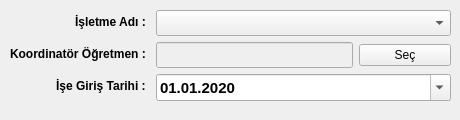
        <widget class="QWidget" name="tab_workplace">
         <attribute name="title">
          <string>İşletme</string>
         </attribute>
         <widget class="QWidget" name="formLayoutWidget_3">
          <property name="geometry">
           <rect>
            <x>10</x>
            <y>10</y>
            <width>441</width>
            <height>101</height>
           </rect>
          </property>
          <layout class="QFormLayout" name="formLayout_3">
           <property name="labelAlignment">
            <set>Qt::AlignRight|Qt::AlignTrailing|Qt::AlignVCenter</set>
           </property>
           <item row="0" column="0">
            <widget class="QLabel" name="label_12">
             <property name="font">
              <font>
               <weight>75</weight>
               <bold>true</bold>
              </font>
             </property>
             <property name="text">
              <string>İşletme Adı : </string>
             </property>
            </widget>
           </item>
           <item row="0" column="1">
            <widget class="QComboBox" name="cmb_workplace">
             <property name="font">
              <font>
               <pointsize>11</pointsize>
               <weight>75</weight>
               <bold>true</bold>
              </font>
             </property>
            </widget>
           </item>
           <item row="1" column="0">
            <widget class="QLabel" name="label_13">
             <property name="font">
              <font>
               <weight>75</weight>
               <bold>true</bold>
              </font>
             </property>
             <property name="text">
              <string>Koordinatör Öğretmen : </string>
             </property>
            </widget>
           </item>
           <item row="1" column="1">
            <layout class="QHBoxLayout" name="horizontalLayout_4" stretch="150,0">
             <item>
              <widget class="QLineEdit" name="le_coordinator">
               <property name="enabled">
                <bool>false</bool>
               </property>
               <property name="font">
                <font>
                 <pointsize>11</pointsize>
                 <weight>75</weight>
                 <bold>true</bold>
                </font>
               </property>
              </widget>
             </item>
             <item>
              <widget class="QPushButton" name="pushButton">
               <property name="minimumSize">
                <size>
                 <width>92</width>
                 <height>0</height>
                </size>
               </property>
               <property name="maximumSize">
                <size>
                 <width>50</width>
                 <height>16777215</height>
                </size>
               </property>
               <property name="text">
                <string>Seç</string>
               </property>
              </widget>
             </item>
            </layout>
           </item>
           <item row="2" column="0">
            <widget class="QLabel" name="label_14">
             <property name="font">
              <font>
               <weight>75</weight>
               <bold>true</bold>
              </font>
             </property>
             <property name="text">
              <string>İşe Giriş Tarihi : </string>
             </property>
            </widget>
           </item>
           <item row="2" column="1">
            <widget class="QDateEdit" name="date_starting_work">
             <property name="font">
              <font>
               <pointsize>11</pointsize>
               <weight>75</weight>
               <bold>true</bold>
              </font>
             </property>
             <property name="dateTime">
              <datetime>
               <hour>0</hour>
               <minute>0</minute>
               <second>0</second>
               <year>2020</year>
               <month>1</month>
               <day>1</day>
              </datetime>
             </property>
             <property name="displayFormat">
              <string>dd.MM.yyyy</string>
             </property>
             <property name="calendarPopup">
              <bool>true</bool>
             </property>
            </widget>
           </item>
          </layout>
         </widget>
        </widget>
